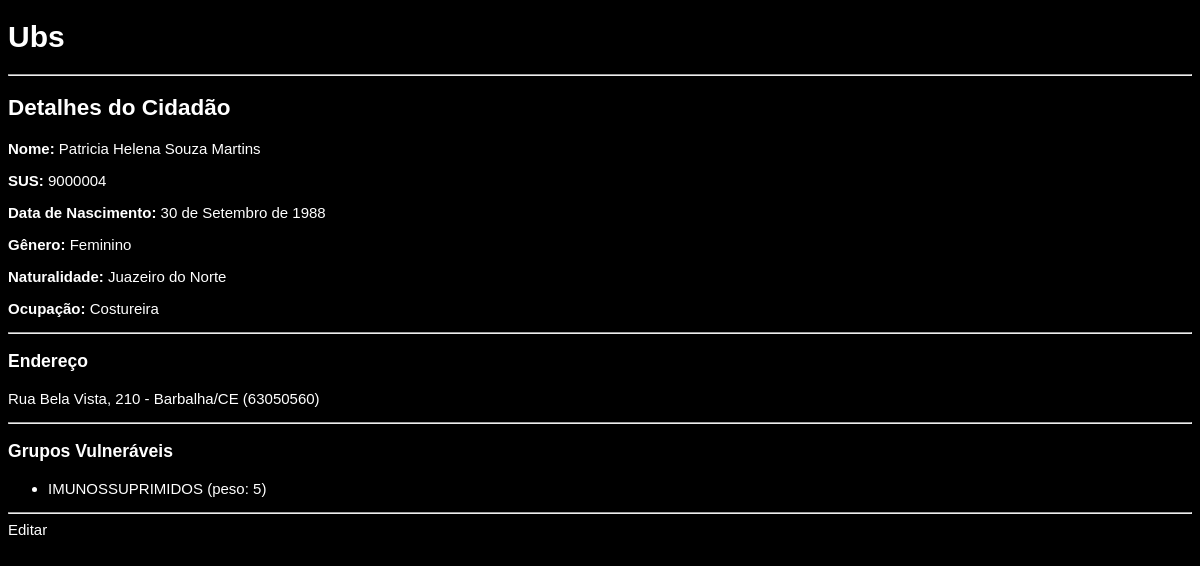
/ubs/cidadaos/150/, run on the app's committed database.
### ubs/models/pessoa.py (models this page shows, shortened)
class Pessoa(models.Model):
    nome_pessoa = models.CharField(max_length=255)
    estado_civil = models.CharField(
        max_length=20,
        choices=EstadoCivil.choices
    )
    ubs = models.ForeignKey(Ubs, on_delete=models.CASCADE)

### ubs/models/cidadao.py (models this page shows, shortened)
class Cidadao(Pessoa):  # Pessoa precisa ser models.Model
    num_sus = models.CharField(max_length=20)
    data_nascimento = models.DateField()
    genero = models.CharField(
        max_length=1,
        choices=Genero.choices
    )
    naturalidade = models.CharField(max_length=100)
    ocupacao = models.CharField(max_length=100)
    address = models.ForeignKey(Address, on_delete=models.CASCADE)
    grupos = models.ManyToManyField(
        GrupoVulneravel,
        related_name="cidadaos",
        blank=True
    )

### ubs/models/address.py (models this page shows)
class Address(models.Model):
    cep = models.CharField(max_length=20)
    state = models.CharField(max_length=100)
    city = models.CharField(max_length=100)
    neigh = models.CharField(max_length=100)
    street = models.CharField(max_length=255)
    number = models.CharField(max_length=20)
    def __str__(self):
        return f"{self.street}, {self.number} - {self.city}/{self.state} ({self.cep})"

### ubs/models/grupo_vulneravel.py (models this page shows)
class GrupoVulneravel(models.Model):
    nome_grupo = models.CharField(
        max_length=50,
        choices=NomeGrupo.choices,
        unique=True
    )
    peso_prioridade = models.IntegerField()
    descricao = models.TextField()
    def __str__(self):
        return f"{self.get_nome_grupo_display()} (peso: {self.peso_prioridade})"

### ubs/views/cidadao_views.py (the view)
# urls.py: path('cidadaos/<int:id>/', cidadao_views.detail_cidadao, name='detail_cidadao'),
def detail_cidadao(request, id):
    obj = get_object_or_404(Cidadao, id=id)
    return render(request, 'ubs/cidadao/detail.html', {'cidadao': obj})

### ubs/templates/ubs/cidadao/detail.html (shortened to what this page needs)
{% extends 'ubs/base.html' %}
{% block corpo %}
    <h2>Detalhes do Cidadão</h2>
    <p><strong>Nome:</strong> {{ cidadao.nome_pessoa }}</p>
    <p><strong>SUS:</strong> {{ cidadao.num_sus }}</p>
    <p><strong>Data de Nascimento:</strong> {{ cidadao.data_nascimento }}</p>
    <p><strong>Gênero:</strong> {{ cidadao.get_genero_display }}</p>
    <p><strong>Naturalidade:</strong> {{ cidadao.naturalidade }}</p>
    <p><strong>Ocupação:</strong> {{ cidadao.ocupacao }}</p>
    <hr>
    <h3>Endereço</h3>
    <p>{{ cidadao.address }}</p>
    <hr>
    <h3>Grupos Vulneráveis</h3>
    <ul>
        {% for grupo in cidadao.grupos.all %}
            <li>{{ grupo }}</li>
        {% empty %}
            <li>Nenhum grupo cadastrado</li>
        {% endfor %}
    </ul>
    <hr>
    <a href="{% url 'update_cidadao' cidadao.id %}">Editar</a>
{% endblock %}

### ubs/static/ubs/style.css (style rules this page uses)
body { font-family: Arial, Arial, Helvetica, sans-serif; font-size: 15px; background-color: #000; color: #fff; }
hi, h2 { font-weight: bold; }
a { color: #fff; text-decoration: none; }

### data on the page
Pessoa: nome_pessoa "Patricia Helena Souza Martins"
Cidadao: num_sus "9000004", data_nascimento "30 de Setembro de 1988", genero "Feminino", naturalidade "Juazeiro do Norte", ocupacao "Costureira", address "Rua Bela Vista, 210 - Barbalha/CE (63050560)"
GrupoVulneravel: nome_grupo+peso_prioridade "IMUNOSSUPRIMIDOS (peso: 5)"
